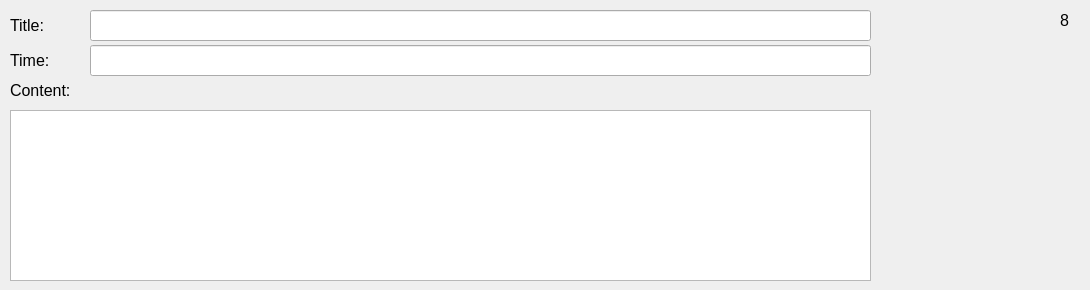
        <widget class="QWidget" name="Page8_2">
         <widget class="QLabel" name="label_72">
          <property name="geometry">
           <rect>
            <x>10</x>
            <y>15</y>
            <width>71</width>
            <height>21</height>
           </rect>
          </property>
          <property name="font">
           <font>
            <pointsize>12</pointsize>
           </font>
          </property>
          <property name="text">
           <string>Title:</string>
          </property>
         </widget>
         <widget class="QLabel" name="label_73">
          <property name="geometry">
           <rect>
            <x>10</x>
            <y>50</y>
            <width>71</width>
            <height>21</height>
           </rect>
          </property>
          <property name="font">
           <font>
            <pointsize>12</pointsize>
           </font>
          </property>
          <property name="text">
           <string>Time:</string>
          </property>
         </widget>
         <widget class="QLineEdit" name="title_18">
          <property name="geometry">
           <rect>
            <x>90</x>
            <y>10</y>
            <width>781</width>
            <height>31</height>
           </rect>
          </property>
          <property name="readOnly">
           <bool>false</bool>
          </property>
         </widget>
         <widget class="QLineEdit" name="time_18">
          <property name="geometry">
           <rect>
            <x>90</x>
            <y>45</y>
            <width>781</width>
            <height>31</height>
           </rect>
          </property>
          <property name="readOnly">
           <bool>false</bool>
          </property>
         </widget>
         <widget class="QLabel" name="label_74">
          <property name="geometry">
           <rect>
            <x>10</x>
            <y>80</y>
            <width>91</width>
            <height>21</height>
           </rect>
          </property>
          <property name="font">
           <font>
            <pointsize>12</pointsize>
           </font>
          </property>
          <property name="text">
           <string>Content:</string>
          </property>
         </widget>
         <widget class="QLabel" name="label_75">
          <property name="geometry">
           <rect>
            <x>1060</x>
            <y>10</y>
            <width>21</width>
            <height>21</height>
           </rect>
          </property>
          <property name="font">
           <font>
            <pointsize>12</pointsize>
           </font>
          </property>
          <property name="layoutDirection">
           <enum>Qt::LeftToRight</enum>
          </property>
          <property name="frameShape">
           <enum>QFrame::NoFrame</enum>
          </property>
          <property name="text">
           <string>8</string>
          </property>
         </widget>
         <widget class="QPlainTextEdit" name="plainTextEdit_18">
          <property name="geometry">
           <rect>
            <x>10</x>
            <y>110</y>
            <width>861</width>
            <height>171</height>
           </rect>
          </property>
          <property name="readOnly">
           <bool>false</bool>
          </property>
         </widget>
        </widget>
